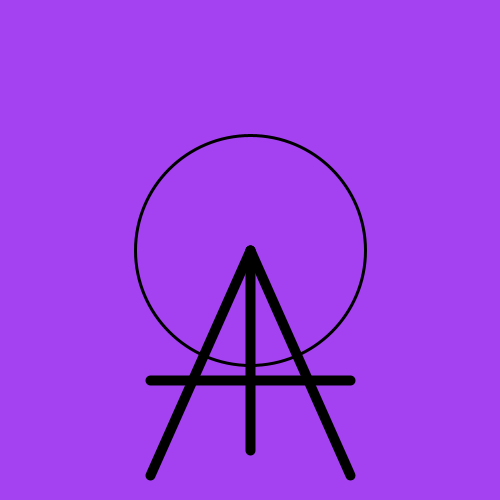
Frame 1 (no input)
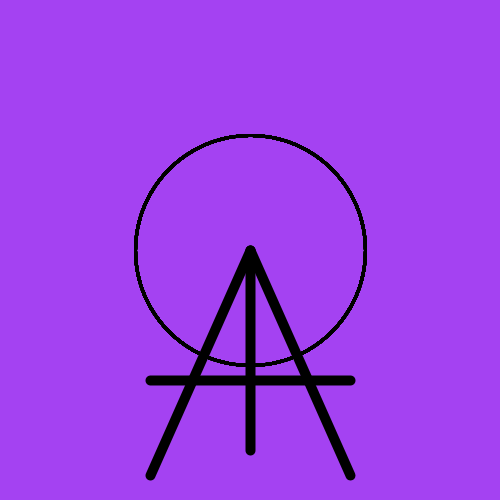
Frame 60 (the mouse pressed at the canvas centre just before this capture)
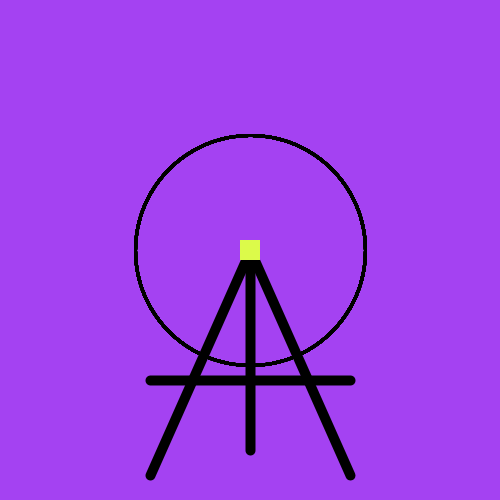
Frame 120 (the mouse held since frame 60 and released just before this capture)

The Processing sketch that drew these frames (run headless with seeded random() and noise(); from frame 60 on, the mouse is pressed at the canvas centre):

// Processing sketch: processing_73114
// ── processing_73114.pde

/*****************************************
 * Assignment 03
 * Name:         Jordan Schwartz
 * E-mail:       jrschwartz@brynmawr.edu
 * Course:       CS 110 - Section 01
 * Submitted:    10/3/12
 * 
 * This code creates two objects, a canvas and shapes to fill. A 
 trail of randomly colored circles and squares follows the cursor,
 filling in the shapes to preference. Clicking resets the image.
 ***********************************************/

//establish variables
float x = 250;
float y = 250;
float w = 250+mouseX;
float h = 250+mouseY;

//set up sketch
void setup () {
  size (500, 500);
  smooth ();
  //establish objects
  drawEasel ();
}

void drawEasel () {
  float r;
  r= mouseX/2;
  float g;
  g= mouseY/2;
  float b;
  b= (mouseX+mouseY)/2;
  background (random(0, 255), random(0, 255), random(0, 255));
  //draw easel
  stroke(r, g, b);
  strokeWeight(10);
  line(150, 475, 250, 250);
  line(250, 250, 350, 475);
  line(250, 450, 250, 250);
  line(150, 380, 350, 380);
}

void draw () {
   drawShape (x,y,w,h);
  //restrain drawing to canvas
  float d= dist(250, 250, mouseX, mouseY);
  float r= random(30, d);
  if (d+r < 140) { 
    //draw random colored ellipses
    noStroke ();
    ellipseMode (CENTER);
    fill (random(100, 255), random(100, 255), random(0, 255));
    ellipse (mouseX, mouseY, 20, 20);
  }
  if (d+r < 100) {
    noStroke ();
    rectMode (CENTER);
    fill (random(100, 255), random(100, 255), random(0, 255));
    rect (mouseX, mouseY, 20, 20);
  }
}

void drawCanvas (float x, float y, float w, float h) {
  fill (255);
  rectMode(CENTER);
  stroke (0);
  strokeWeight (2);
  rect(x, y, w, h);
}

void drawShape (float x, float y, float w, float h) {
  if (mouseY<250) {
    ellipseMode (CENTER);
    strokeWeight (3);
    noFill ();
    ellipse(x, y, w-20, h-20);
  }
  if (mouseY>250) {
    rectMode (CENTER);
    strokeWeight (3);
    noFill ();
    rect(x, y, w-20, h-20);
  }
}

void mousePressed () {
  drawEasel (); //redraws background and easel
  drawCanvas (x, y, w, h); //redraws canvas
}
